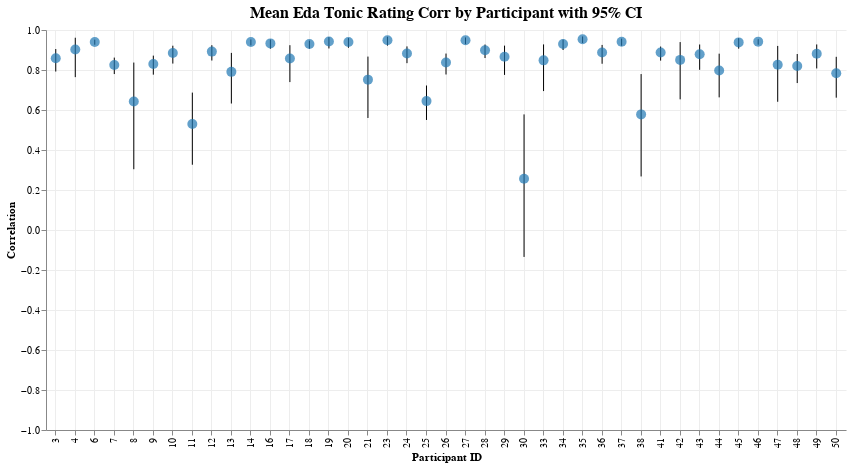

The code cell stored with this chart in its notebook:
### Markdown cell above
## Tonic EDA / Rating

### Code cell
col1, col2 = "eda_tonic", "rating"

corr_by_trial = calculate_correlations_by_trial(df, col1, col2)
corr_by_participant = aggregate_correlations_fisher_z(
    corr_by_trial, f"{col1}_{col2}_corr", "participant_id", include_ci=True
)
plot_correlations_by_trial(corr_by_trial, f"{col1}_{col2}_corr")
plot_correlations_by_participant(corr_by_participant, f"{col1}_{col2}_corr")

### Figure 1 — Vega-Lite specification as saved in the notebook (floating-point values rounded to 4 significant figures)
{"config": {"view": {"continuousWidth": 300, "continuousHeight": 300, "strokeWidth": 0}, "axis": {"grid": true, "gridColor": "#ededed"}, "title": {"fontSize": 16, "anchor": "middle"}}, "layer": [{"mark": {"type": "rule"}, "encoding": {"x": {"axis": {"title": "Participant ID"}, "field": "participant_id", "type": "ordinal"}, "y": {"axis": {"title": "Correlation"}, "field": "participant_id_eda_tonic_rating_corr_ci_lower", "scale": {"domain": [-1, 1]}, "type": "quantitative"}, "y2": {"field": "participant_id_eda_tonic_rating_corr_ci_upper"}}}, {"mark": {"type": "circle", "color": "#1f77b4", "size": 100}, "encoding": {"tooltip": [{"field": "participant_id", "title": "Participant", "type": "nominal"}, {"field": "participant_id_eda_tonic_rating_corr_mean", "format": ".3f", "title": "Mean Correlation", "type": "quantitative"}, {"field": "participant_id_eda_tonic_rating_corr_ci_lower", "format": ".3f", "title": "CI Lower", "type": "quantitative"}, {"field": "participant_id_eda_tonic_rating_corr_ci_upper", "format": ".3f", "title": "CI Upper", "type": "quantitative"}], "x": {"axis": {"title": "Participant ID"}, "field": "participant_id", "type": "ordinal"}, "y": {"field": "participant_id_eda_tonic_rating_corr_mean", "type": "quantitative"}}}], "data": {"name": "data-71d66c0f04f1112874aafee2fb11f261"}, "height": 400, "title": "Mean Eda Tonic Rating Corr by Participant with 95% CI", "width": 800, "$schema": "https://vega.github.io/schema/vega-lite/v5.20.1.json", "datasets": {"data-71d66c0f04f1112874aafee2fb11f261": [{"participant_id": 3, "participant_id_eda_tonic_rating_corr_mean": 0.8586, "participant_id_eda_tonic_rating_corr_ci_lower": 0.7923, "participant_id_eda_tonic_rating_corr_ci_upper": 0.9049}, {"participant_id": 4, "participant_id_eda_tonic_rating_corr_mean": 0.9023, "participant_id_eda_tonic_rating_corr_ci_lower": 0.7643, "participant_id_eda_tonic_rating_corr_ci_upper": 0.9613}, {"participant_id": 6, "participant_id_eda_tonic_rating_corr_mean": 0.9403, "participant_id_eda_tonic_rating_corr_ci_lower": 0.9263, "participant_id_eda_tonic_rating_corr_ci_upper": 0.9517}, {"participant_id": 7, "participant_id_eda_tonic_rating_corr_mean": 0.8252, "participant_id_eda_tonic_rating_corr_ci_lower": 0.7797, "participant_id_eda_tonic_rating_corr_ci_upper": 0.862}, {"participant_id": 8, "participant_id_eda_tonic_rating_corr_mean": 0.6427, "participant_id_eda_tonic_rating_corr_ci_lower": 0.3039, "participant_id_eda_tonic_rating_corr_ci_upper": 0.8372}, {"participant_id": 9, "participant_id_eda_tonic_rating_corr_mean": 0.8302, "participant_id_eda_tonic_rating_corr_ci_lower": 0.7767, "participant_id_eda_tonic_rating_corr_ci_upper": 0.8718}, {"participant_id": 10, "participant_id_eda_tonic_rating_corr_mean": 0.8846, "participant_id_eda_tonic_rating_corr_ci_lower": 0.8321, "participant_id_eda_tonic_rating_corr_ci_upper": 0.9214}, {"participant_id": 11, "participant_id_eda_tonic_rating_corr_mean": 0.5302, "participant_id_eda_tonic_rating_corr_ci_lower": 0.3263, "participant_id_eda_tonic_rating_corr_ci_upper": 0.687}, {"participant_id": 12, "participant_id_eda_tonic_rating_corr_mean": 0.892, "participant_id_eda_tonic_rating_corr_ci_lower": 0.8474, "participant_id_eda_tonic_rating_corr_ci_upper": 0.924}, {"participant_id": 13, "participant_id_eda_tonic_rating_corr_mean": 0.7906, "participant_id_eda_tonic_rating_corr_ci_lower": 0.6324, "participant_id_eda_tonic_rating_corr_ci_upper": 0.8855}, {"participant_id": 14, "participant_id_eda_tonic_rating_corr_mean": 0.9396, "participant_id_eda_tonic_rating_corr_ci_lower": 0.923, "participant_id_eda_tonic_rating_corr_ci_upper": 0.9527}, {"participant_id": 16, "participant_id_eda_tonic_rating_corr_mean": 0.933, "participant_id_eda_tonic_rating_corr_ci_lower": 0.9065, "participant_id_eda_tonic_rating_corr_ci_upper": 0.9521}, {"participant_id": 17, "participant_id_eda_tonic_rating_corr_mean": 0.8572, "participant_id_eda_tonic_rating_corr_ci_lower": 0.7396, "participant_id_eda_tonic_rating_corr_ci_upper": 0.924}, {"participant_id": 18, "participant_id_eda_tonic_rating_corr_mean": 0.9296, "participant_id_eda_tonic_rating_corr_ci_lower": 0.9066, "participant_id_eda_tonic_rating_corr_ci_upper": 0.947}, {"participant_id": 19, "participant_id_eda_tonic_rating_corr_mean": 0.9423, "participant_id_eda_tonic_rating_corr_ci_lower": 0.9077, "participant_id_eda_tonic_rating_corr_ci_upper": 0.9642}, {"participant_id": 20, "participant_id_eda_tonic_rating_corr_mean": 0.9398, "participant_id_eda_tonic_rating_corr_ci_lower": 0.9112, "participant_id_eda_tonic_rating_corr_ci_upper": 0.9594}, {"participant_id": 21, "participant_id_eda_tonic_rating_corr_mean": 0.7518, "participant_id_eda_tonic_rating_corr_ci_lower": 0.5601, "participant_id_eda_tonic_rating_corr_ci_upper": 0.8671}, {"participant_id": 23, "participant_id_eda_tonic_rating_corr_mean": 0.9485, "participant_id_eda_tonic_rating_corr_ci_lower": 0.9219, "participant_id_eda_tonic_rating_corr_ci_upper": 0.9663}, {"participant_id": 24, "participant_id_eda_tonic_rating_corr_mean": 0.8829, "participant_id_eda_tonic_rating_corr_ci_lower": 0.8342, "participant_id_eda_tonic_rating_corr_ci_upper": 0.9179}, {"participant_id": 25, "participant_id_eda_tonic_rating_corr_mean": 0.6444, "participant_id_eda_tonic_rating_corr_ci_lower": 0.5501, "participant_id_eda_tonic_rating_corr_ci_upper": 0.7225}, {"participant_id": 26, "participant_id_eda_tonic_rating_corr_mean": 0.8374, "participant_id_eda_tonic_rating_corr_ci_lower": 0.7775, "participant_id_eda_tonic_rating_corr_ci_upper": 0.8822}, {"participant_id": 27, "participant_id_eda_tonic_rating_corr_mean": 0.9485, "participant_id_eda_tonic_rating_corr_ci_lower": 0.9291, "participant_id_eda_tonic_rating_corr_ci_upper": 0.9627}, {"participant_id": 28, "participant_id_eda_tonic_rating_corr_mean": 0.8988, "participant_id_eda_tonic_rating_corr_ci_lower": 0.8598, "participant_id_eda_tonic_rating_corr_ci_upper": 0.9274}, {"participant_id": 29, "participant_id_eda_tonic_rating_corr_mean": 0.8661, "participant_id_eda_tonic_rating_corr_ci_lower": 0.7755, "participant_id_eda_tonic_rating_corr_ci_upper": 0.9218}, {"participant_id": 30, "participant_id_eda_tonic_rating_corr_mean": 0.2562, "participant_id_eda_tonic_rating_corr_ci_lower": -0.1346, "participant_id_eda_tonic_rating_corr_ci_upper": 0.578}, {"participant_id": 33, "participant_id_eda_tonic_rating_corr_mean": 0.8483, "participant_id_eda_tonic_rating_corr_ci_lower": 0.6946, "participant_id_eda_tonic_rating_corr_ci_upper": 0.9279}, {"participant_id": 34, "participant_id_eda_tonic_rating_corr_mean": 0.9304, "participant_id_eda_tonic_rating_corr_ci_lower": 0.9, "participant_id_eda_tonic_rating_corr_ci_upper": 0.9518}, {"participant_id": 35, "participant_id_eda_tonic_rating_corr_mean": 0.9542, "participant_id_eda_tonic_rating_corr_ci_lower": 0.9351, "participant_id_eda_tonic_rating_corr_ci_upper": 0.9677}, {"participant_id": 36, "participant_id_eda_tonic_rating_corr_mean": 0.8872, "participant_id_eda_tonic_rating_corr_ci_lower": 0.8312, "participant_id_eda_tonic_rating_corr_ci_upper": 0.9253}, {"participant_id": 37, "participant_id_eda_tonic_rating_corr_mean": 0.9415, "participant_id_eda_tonic_rating_corr_ci_lower": 0.9211, "participant_id_eda_tonic_rating_corr_ci_upper": 0.9568}, {"participant_id": 38, "participant_id_eda_tonic_rating_corr_mean": 0.578, "participant_id_eda_tonic_rating_corr_ci_lower": 0.2677, "participant_id_eda_tonic_rating_corr_ci_upper": 0.7796}, {"participant_id": 41, "participant_id_eda_tonic_rating_corr_mean": 0.8871, "participant_id_eda_tonic_rating_corr_ci_lower": 0.8468, "participant_id_eda_tonic_rating_corr_ci_upper": 0.9172}, {"participant_id": 42, "participant_id_eda_tonic_rating_corr_mean": 0.8505, "participant_id_eda_tonic_rating_corr_ci_lower": 0.6533, "participant_id_eda_tonic_rating_corr_ci_upper": 0.9396}, {"participant_id": 43, "participant_id_eda_tonic_rating_corr_mean": 0.8789, "participant_id_eda_tonic_rating_corr_ci_lower": 0.801, "participant_id_eda_tonic_rating_corr_ci_upper": 0.9275}, {"participant_id": 44, "participant_id_eda_tonic_rating_corr_mean": 0.7972, "participant_id_eda_tonic_rating_corr_ci_lower": 0.6632, "participant_id_eda_tonic_rating_corr_ci_upper": 0.8816}, {"participant_id": 45, "participant_id_eda_tonic_rating_corr_mean": 0.9381, "participant_id_eda_tonic_rating_corr_ci_lower": 0.9067, "participant_id_eda_tonic_rating_corr_ci_upper": 0.9591}, {"participant_id": 46, "participant_id_eda_tonic_rating_corr_mean": 0.9418, "participant_id_eda_tonic_rating_corr_ci_lower": 0.9265, "participant_id_eda_tonic_rating_corr_ci_upper": 0.9539}, {"participant_id": 47, "participant_id_eda_tonic_rating_corr_mean": 0.8261, "participant_id_eda_tonic_rating_corr_ci_lower": 0.6411, "participant_id_eda_tonic_rating_corr_ci_upper": 0.9204}, {"participant_id": 48, "participant_id_eda_tonic_rating_corr_mean": 0.8201, "participant_id_eda_tonic_rating_corr_ci_lower": 0.7347, "participant_id_eda_tonic_rating_corr_ci_upper": 0.8799}, {"participant_id": 49, "participant_id_eda_tonic_rating_corr_mean": 0.8813, "participant_id_eda_tonic_rating_corr_ci_lower": 0.8078, "participant_id_eda_tonic_rating_corr_ci_upper": 0.9278}, {"participant_id": 50, "participant_id_eda_tonic_rating_corr_mean": 0.7841, "participant_id_eda_tonic_rating_corr_ci_lower": 0.6616, "participant_id_eda_tonic_rating_corr_ci_upper": 0.8659}]}}
